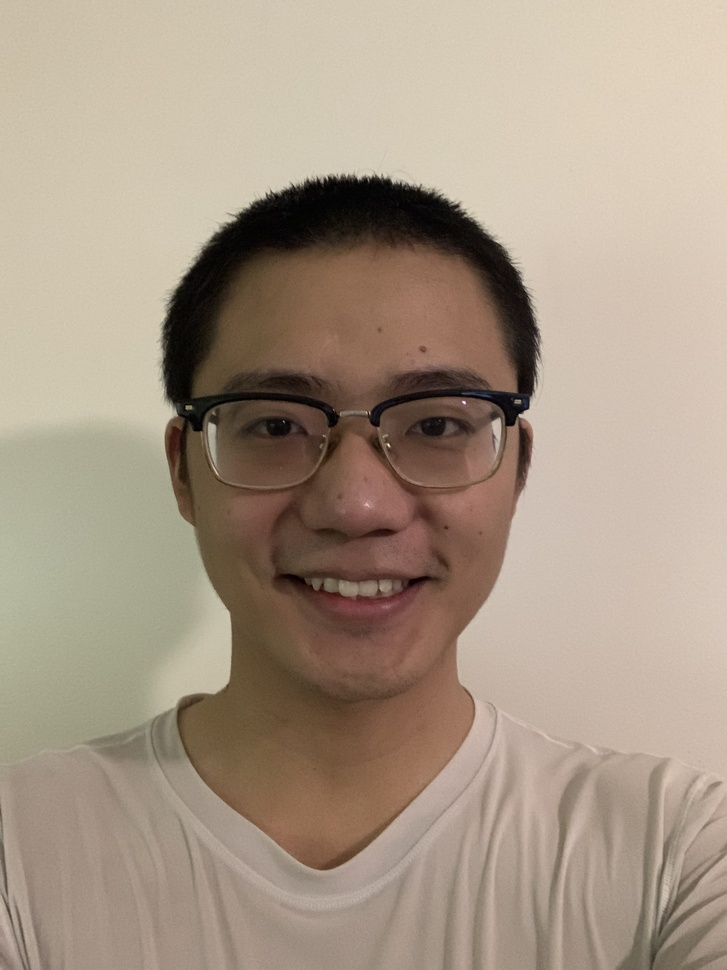
#> input picture new_website/_site/images/profile.jpg, 727 x 970 px, shrunk from 2316 x 3088 before the run
$ python make_cirle.py
#> lines starting #> are read from the running program, lines starting #| are printed output that depends on the picture
import numpy as np
import matplotlib.pyplot as plt
from tqdm import tqdm

img = plt.imread("profile.jpg").copy()
#> img is the input picture: shape (970, 727, 3); mean R, G, B 167.7, 151.3, 134
if img.dtype == np.uint8:
    img = img/255.0

h,w,c = img.shape
#> h = 970; w = 727; c = 3
center = np.array([h//2 - 20, w//2])
#> center = [465, 363]
rad = int(0.9 * center[1])
#> rad = 326

for i in tqdm(range(h)):
    for j in range(w):
        cur_pos = np.array([i,j])
        dis = cur_pos - center
        if np.dot(dis, dis) > rad * rad:
            img[i,j,:] = 1.0
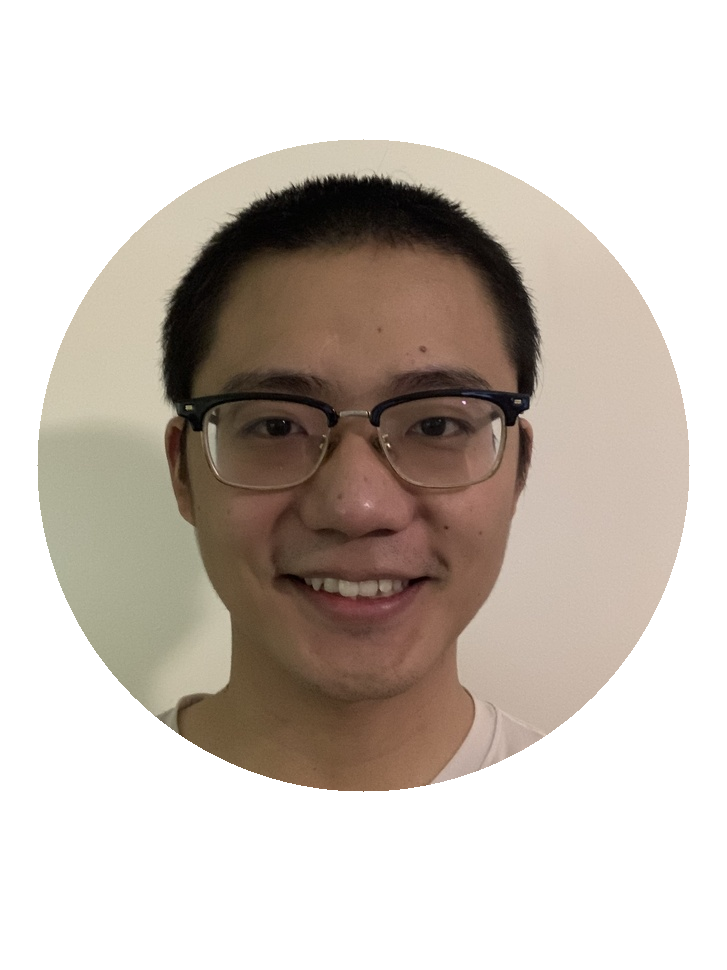
#> img: shape (970, 727, 3) float64; mean R, G, B 0.794, 0.759, 0.728

img = img[center[0]-rad:center[0]+rad,center[1]-rad:center[1]+rad,:]
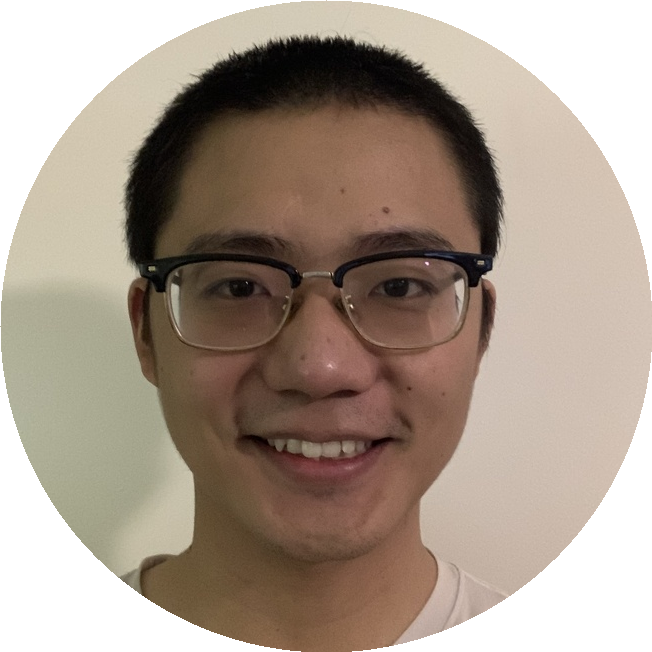
#> img: shape (652, 652, 3) float64; mean R, G, B 0.659, 0.601, 0.549
plt.imsave("circle_profile.jpg", img)

$ run again, with new_website/_site/images/dl3dv.jpg copied over new_website/_site/images/profile.jpg
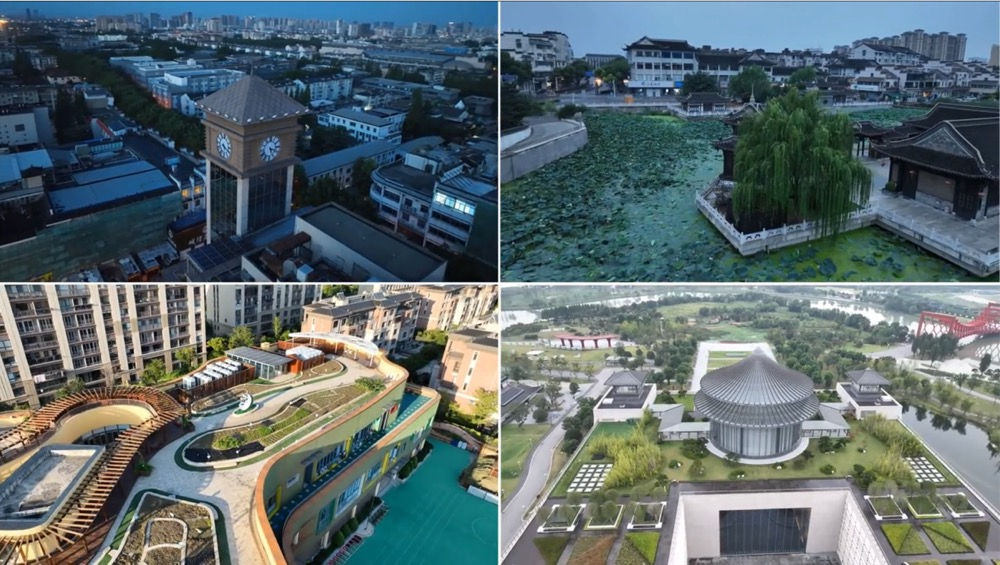
#> input picture new_website/_site/images/dl3dv.jpg, 1000 x 565 px
#> img is the input picture: shape (565, 1000, 3); mean R, G, B 91.9, 106.4, 110
#> after the loop `for i in tqdm(range(h)):`:
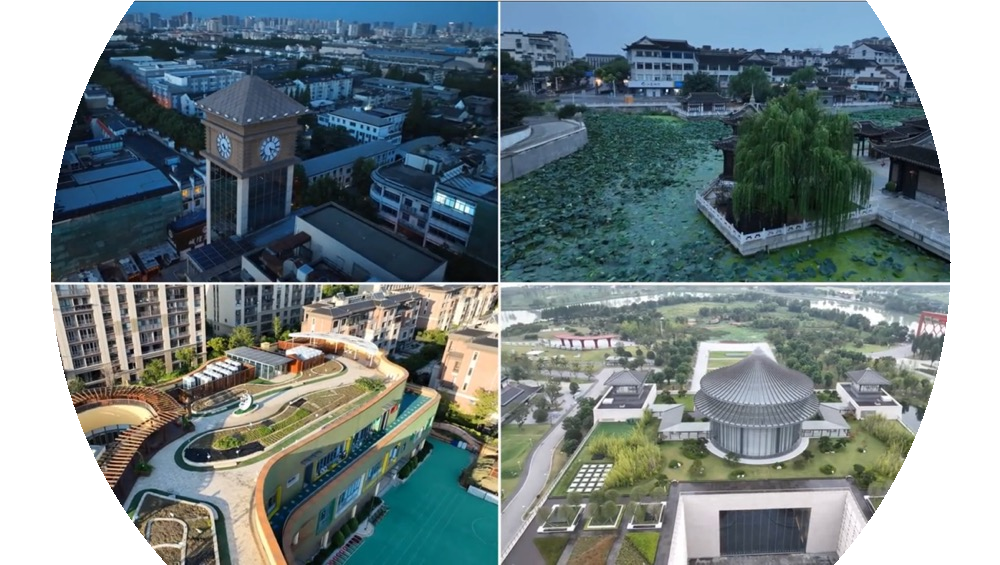
#> img: shape (565, 1000, 3) float64; mean R, G, B 0.461, 0.514, 0.526
#> `img = img[center[0]-rad:center[0]+rad,center[1]-rad:center[1]+rad,:]`:
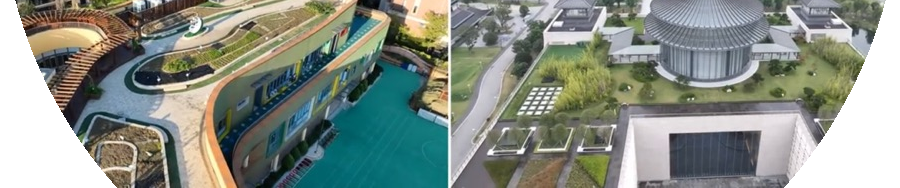
#> img: shape (188, 900, 3) float64; mean R, G, B 0.535, 0.564, 0.528
